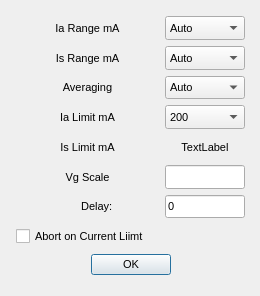
<?xml version="1.0" encoding="UTF-8"?>
<ui version="4.0">
 <class>options_dialog</class>
 <widget class="QDialog" name="options_dialog">
  <property name="geometry">
   <rect>
    <x>0</x>
    <y>0</y>
    <width>260</width>
    <height>296</height>
   </rect>
  </property>
  <property name="font">
   <font>
    <pointsize>8</pointsize>
   </font>
  </property>
  <property name="windowTitle">
   <string>Options</string>
  </property>
  <widget class="QWidget" name="gridLayoutWidget">
   <property name="geometry">
    <rect>
     <x>10</x>
     <y>10</y>
     <width>241</width>
     <height>271</height>
    </rect>
   </property>
   <layout class="QGridLayout" name="gridLayout" rowstretch="0,0,0,0,0,0,0,0,0,0,0,0,0,0" columnstretch="0,0" rowminimumheight="0,0,0,0,0,0,0,0,0,0,0,0,0,0">
    <property name="leftMargin">
     <number>6</number>
    </property>
    <property name="topMargin">
     <number>6</number>
    </property>
    <property name="rightMargin">
     <number>6</number>
    </property>
    <property name="bottomMargin">
     <number>6</number>
    </property>
    <item row="5" column="0">
     <widget class="QLabel" name="label">
      <property name="text">
       <string>Vg Scale</string>
      </property>
      <property name="alignment">
       <set>Qt::AlignCenter</set>
      </property>
     </widget>
    </item>
    <item row="5" column="1">
     <widget class="QLineEdit" name="VgScaleText">
      <property name="sizePolicy">
       <sizepolicy hsizetype="Fixed" vsizetype="Fixed">
        <horstretch>0</horstretch>
        <verstretch>0</verstretch>
       </sizepolicy>
      </property>
      <property name="maximumSize">
       <size>
        <width>80</width>
        <height>40</height>
       </size>
      </property>
     </widget>
    </item>
    <item row="13" column="0" colspan="2">
     <widget class="QDialogButtonBox" name="buttonBox">
      <property name="orientation">
       <enum>Qt::Horizontal</enum>
      </property>
      <property name="standardButtons">
       <set>QDialogButtonBox::Ok</set>
      </property>
      <property name="centerButtons">
       <bool>true</bool>
      </property>
     </widget>
    </item>
    <item row="3" column="1">
     <widget class="QComboBox" name="IlimitSel">
      <property name="sizePolicy">
       <sizepolicy hsizetype="Ignored" vsizetype="Ignored">
        <horstretch>0</horstretch>
        <verstretch>0</verstretch>
       </sizepolicy>
      </property>
      <property name="maximumSize">
       <size>
        <width>80</width>
        <height>40</height>
       </size>
      </property>
      <property name="editable">
       <bool>false</bool>
      </property>
      <property name="maxCount">
       <number>10</number>
      </property>
      <item>
       <property name="text">
        <string>200</string>
       </property>
      </item>
      <item>
       <property name="text">
        <string>175</string>
       </property>
      </item>
      <item>
       <property name="text">
        <string>150</string>
       </property>
      </item>
      <item>
       <property name="text">
        <string>125</string>
       </property>
      </item>
      <item>
       <property name="text">
        <string>100</string>
       </property>
      </item>
      <item>
       <property name="text">
        <string>50</string>
       </property>
      </item>
      <item>
       <property name="text">
        <string>25</string>
       </property>
      </item>
      <item>
       <property name="text">
        <string>12</string>
       </property>
      </item>
      <item>
       <property name="text">
        <string>7</string>
       </property>
      </item>
      <item>
       <property name="text">
        <string>Off</string>
       </property>
      </item>
     </widget>
    </item>
    <item row="0" column="0">
     <widget class="QLabel" name="label_4">
      <property name="sizePolicy">
       <sizepolicy hsizetype="Ignored" vsizetype="Ignored">
        <horstretch>0</horstretch>
        <verstretch>0</verstretch>
       </sizepolicy>
      </property>
      <property name="minimumSize">
       <size>
        <width>100</width>
        <height>0</height>
       </size>
      </property>
      <property name="maximumSize">
       <size>
        <width>200</width>
        <height>16777215</height>
       </size>
      </property>
      <property name="text">
       <string>Ia Range mA</string>
      </property>
      <property name="alignment">
       <set>Qt::AlignCenter</set>
      </property>
     </widget>
    </item>
    <item row="4" column="0">
     <widget class="QLabel" name="label_8">
      <property name="sizePolicy">
       <sizepolicy hsizetype="Ignored" vsizetype="Ignored">
        <horstretch>0</horstretch>
        <verstretch>0</verstretch>
       </sizepolicy>
      </property>
      <property name="minimumSize">
       <size>
        <width>100</width>
        <height>0</height>
       </size>
      </property>
      <property name="maximumSize">
       <size>
        <width>200</width>
        <height>16777215</height>
       </size>
      </property>
      <property name="text">
       <string>Is Limit mA</string>
      </property>
      <property name="alignment">
       <set>Qt::AlignCenter</set>
      </property>
     </widget>
    </item>
    <item row="3" column="0">
     <widget class="QLabel" name="label_5">
      <property name="sizePolicy">
       <sizepolicy hsizetype="Ignored" vsizetype="Ignored">
        <horstretch>0</horstretch>
        <verstretch>0</verstretch>
       </sizepolicy>
      </property>
      <property name="minimumSize">
       <size>
        <width>100</width>
        <height>0</height>
       </size>
      </property>
      <property name="maximumSize">
       <size>
        <width>200</width>
        <height>16777215</height>
       </size>
      </property>
      <property name="text">
       <string>Ia Limit mA</string>
      </property>
      <property name="alignment">
       <set>Qt::AlignCenter</set>
      </property>
     </widget>
    </item>
    <item row="0" column="1">
     <widget class="QComboBox" name="IaRangeSel">
      <property name="sizePolicy">
       <sizepolicy hsizetype="Ignored" vsizetype="Ignored">
        <horstretch>0</horstretch>
        <verstretch>0</verstretch>
       </sizepolicy>
      </property>
      <property name="maximumSize">
       <size>
        <width>80</width>
        <height>40</height>
       </size>
      </property>
      <item>
       <property name="text">
        <string>Auto</string>
       </property>
      </item>
      <item>
       <property name="text">
        <string>300</string>
       </property>
      </item>
      <item>
       <property name="text">
        <string>150</string>
       </property>
      </item>
      <item>
       <property name="text">
        <string>60</string>
       </property>
      </item>
      <item>
       <property name="text">
        <string>30</string>
       </property>
      </item>
      <item>
       <property name="text">
        <string>15</string>
       </property>
      </item>
      <item>
       <property name="text">
        <string>6</string>
       </property>
      </item>
      <item>
       <property name="text">
        <string>3</string>
       </property>
      </item>
      <item>
       <property name="text">
        <string>1.5</string>
       </property>
      </item>
     </widget>
    </item>
    <item row="4" column="1">
     <widget class="QLabel" name="IsLimit">
      <property name="maximumSize">
       <size>
        <width>80</width>
        <height>40</height>
       </size>
      </property>
      <property name="text">
       <string>TextLabel</string>
      </property>
      <property name="alignment">
       <set>Qt::AlignCenter</set>
      </property>
     </widget>
    </item>
    <item row="1" column="1">
     <widget class="QComboBox" name="IsRangeSel">
      <property name="sizePolicy">
       <sizepolicy hsizetype="Ignored" vsizetype="Ignored">
        <horstretch>0</horstretch>
        <verstretch>0</verstretch>
       </sizepolicy>
      </property>
      <property name="maximumSize">
       <size>
        <width>80</width>
        <height>40</height>
       </size>
      </property>
      <item>
       <property name="text">
        <string>Auto</string>
       </property>
      </item>
      <item>
       <property name="text">
        <string>300</string>
       </property>
      </item>
      <item>
       <property name="text">
        <string>150</string>
       </property>
      </item>
      <item>
       <property name="text">
        <string>60</string>
       </property>
      </item>
      <item>
       <property name="text">
        <string>30</string>
       </property>
      </item>
      <item>
       <property name="text">
        <string>15</string>
       </property>
      </item>
      <item>
       <property name="text">
        <string>6</string>
       </property>
      </item>
      <item>
       <property name="text">
        <string>3</string>
       </property>
      </item>
      <item>
       <property name="text">
        <string>1.5</string>
       </property>
      </item>
     </widget>
    </item>
    <item row="2" column="1">
     <widget class="QComboBox" name="AvgSel">
      <property name="sizePolicy">
       <sizepolicy hsizetype="Ignored" vsizetype="Ignored">
        <horstretch>0</horstretch>
        <verstretch>0</verstretch>
       </sizepolicy>
      </property>
      <property name="maximumSize">
       <size>
        <width>80</width>
        <height>40</height>
       </size>
      </property>
      <property name="toolTip">
       <string>&lt;html&gt;&lt;head/&gt;&lt;body&gt;&lt;p&gt;AvgSel&lt;/p&gt;&lt;/body&gt;&lt;/html&gt;</string>
      </property>
      <item>
       <property name="text">
        <string>Auto</string>
       </property>
      </item>
      <item>
       <property name="text">
        <string>1</string>
       </property>
      </item>
      <item>
       <property name="text">
        <string>2</string>
       </property>
      </item>
      <item>
       <property name="text">
        <string>4</string>
       </property>
      </item>
      <item>
       <property name="text">
        <string>8</string>
       </property>
      </item>
      <item>
       <property name="text">
        <string>16</string>
       </property>
      </item>
      <item>
       <property name="text">
        <string>32</string>
       </property>
      </item>
     </widget>
    </item>
    <item row="1" column="0">
     <widget class="QLabel" name="label_6">
      <property name="sizePolicy">
       <sizepolicy hsizetype="Ignored" vsizetype="Ignored">
        <horstretch>0</horstretch>
        <verstretch>0</verstretch>
       </sizepolicy>
      </property>
      <property name="minimumSize">
       <size>
        <width>100</width>
        <height>0</height>
       </size>
      </property>
      <property name="maximumSize">
       <size>
        <width>200</width>
        <height>16777215</height>
       </size>
      </property>
      <property name="text">
       <string>Is Range mA</string>
      </property>
      <property name="alignment">
       <set>Qt::AlignCenter</set>
      </property>
     </widget>
    </item>
    <item row="2" column="0">
     <widget class="QLabel" name="label_2">
      <property name="sizePolicy">
       <sizepolicy hsizetype="Ignored" vsizetype="Ignored">
        <horstretch>0</horstretch>
        <verstretch>0</verstretch>
       </sizepolicy>
      </property>
      <property name="minimumSize">
       <size>
        <width>100</width>
        <height>0</height>
       </size>
      </property>
      <property name="maximumSize">
       <size>
        <width>200</width>
        <height>16777215</height>
       </size>
      </property>
      <property name="text">
       <string>Averaging</string>
      </property>
      <property name="alignment">
       <set>Qt::AlignCenter</set>
      </property>
     </widget>
    </item>
    <item row="6" column="1">
     <widget class="QLineEdit" name="Delay">
      <property name="sizePolicy">
       <sizepolicy hsizetype="Ignored" vsizetype="Ignored">
        <horstretch>0</horstretch>
        <verstretch>0</verstretch>
       </sizepolicy>
      </property>
      <property name="maximumSize">
       <size>
        <width>80</width>
        <height>40</height>
       </size>
      </property>
      <property name="text">
       <string>0</string>
      </property>
     </widget>
    </item>
    <item row="6" column="0">
     <widget class="QLabel" name="label_3">
      <property name="sizePolicy">
       <sizepolicy hsizetype="Ignored" vsizetype="Ignored">
        <horstretch>0</horstretch>
        <verstretch>0</verstretch>
       </sizepolicy>
      </property>
      <property name="minimumSize">
       <size>
        <width>100</width>
        <height>0</height>
       </size>
      </property>
      <property name="maximumSize">
       <size>
        <width>200</width>
        <height>16777215</height>
       </size>
      </property>
      <property name="text">
       <string>      Delay:</string>
      </property>
      <property name="alignment">
       <set>Qt::AlignCenter</set>
      </property>
     </widget>
    </item>
    <item row="12" column="0" colspan="2">
     <widget class="QCheckBox" name="AbortOnLimit">
      <property name="sizePolicy">
       <sizepolicy hsizetype="Expanding" vsizetype="Preferred">
        <horstretch>0</horstretch>
        <verstretch>0</verstretch>
       </sizepolicy>
      </property>
      <property name="minimumSize">
       <size>
        <width>100</width>
        <height>0</height>
       </size>
      </property>
      <property name="maximumSize">
       <size>
        <width>500</width>
        <height>40</height>
       </size>
      </property>
      <property name="layoutDirection">
       <enum>Qt::LeftToRight</enum>
      </property>
      <property name="text">
       <string>Abort on Current Liimt</string>
      </property>
     </widget>
    </item>
   </layout>
  </widget>
 </widget>
 <resources/>
 <connections>
  <connection>
   <sender>buttonBox</sender>
   <signal>accepted()</signal>
   <receiver>options_dialog</receiver>
   <slot>accept()</slot>
   <hints>
    <hint type="sourcelabel">
     <x>299</x>
     <y>157</y>
    </hint>
    <hint type="destinationlabel">
     <x>157</x>
     <y>274</y>
    </hint>
   </hints>
  </connection>
  <connection>
   <sender>buttonBox</sender>
   <signal>rejected()</signal>
   <receiver>options_dialog</receiver>
   <slot>reject()</slot>
   <hints>
    <hint type="sourcelabel">
     <x>299</x>
     <y>157</y>
    </hint>
    <hint type="destinationlabel">
     <x>286</x>
     <y>274</y>
    </hint>
   </hints>
  </connection>
 </connections>
</ui>
